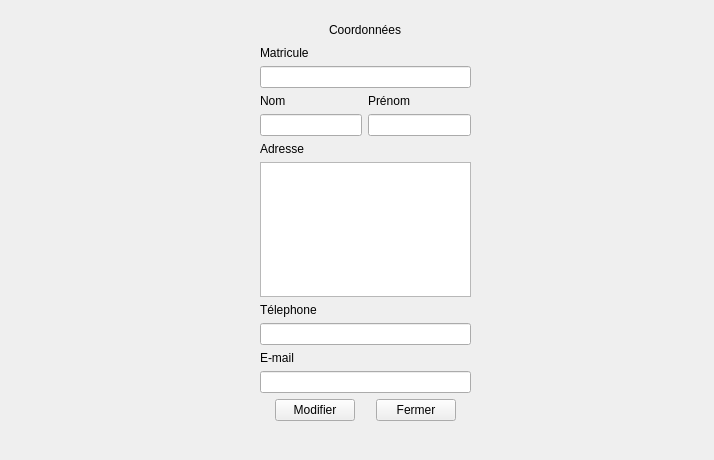
<?xml version="1.0" encoding="UTF-8"?>
<ui version="4.0">
 <class>interface</class>
 <widget class="QWidget" name="interface">
  <property name="geometry">
   <rect>
    <x>0</x>
    <y>0</y>
    <width>714</width>
    <height>460</height>
   </rect>
  </property>
  <property name="windowTitle">
   <string>Form</string>
  </property>
  <widget class="QWidget" name="">
   <property name="geometry">
    <rect>
     <x>260</x>
     <y>20</y>
     <width>211</width>
     <height>401</height>
    </rect>
   </property>
   <layout class="QVBoxLayout" name="verticalLayout_8">
    <item>
     <layout class="QHBoxLayout" name="horizontalLayout_3">
      <item>
       <spacer name="horizontalSpacer_4">
        <property name="orientation">
         <enum>Qt::Horizontal</enum>
        </property>
        <property name="sizeHint" stdset="0">
         <size>
          <width>40</width>
          <height>20</height>
         </size>
        </property>
       </spacer>
      </item>
      <item>
       <widget class="QLabel" name="label">
        <property name="text">
         <string>Coordonnées</string>
        </property>
       </widget>
      </item>
      <item>
       <spacer name="horizontalSpacer_5">
        <property name="orientation">
         <enum>Qt::Horizontal</enum>
        </property>
        <property name="sizeHint" stdset="0">
         <size>
          <width>40</width>
          <height>20</height>
         </size>
        </property>
       </spacer>
      </item>
     </layout>
    </item>
    <item>
     <layout class="QVBoxLayout" name="verticalLayout_7">
      <item>
       <layout class="QVBoxLayout" name="verticalLayout">
        <item>
         <widget class="QLabel" name="label_2">
          <property name="text">
           <string>Matricule</string>
          </property>
         </widget>
        </item>
        <item>
         <widget class="QLineEdit" name="lineEdit"/>
        </item>
       </layout>
      </item>
      <item>
       <layout class="QHBoxLayout" name="horizontalLayout">
        <item>
         <layout class="QVBoxLayout" name="verticalLayout_2">
          <item>
           <widget class="QLabel" name="label_3">
            <property name="text">
             <string>Nom</string>
            </property>
           </widget>
          </item>
          <item>
           <widget class="QLineEdit" name="lineEdit_2"/>
          </item>
         </layout>
        </item>
        <item>
         <layout class="QVBoxLayout" name="verticalLayout_3">
          <item>
           <widget class="QLabel" name="label_4">
            <property name="text">
             <string>Prénom</string>
            </property>
           </widget>
          </item>
          <item>
           <widget class="QLineEdit" name="lineEdit_3"/>
          </item>
         </layout>
        </item>
       </layout>
      </item>
      <item>
       <layout class="QVBoxLayout" name="verticalLayout_4">
        <item>
         <widget class="QLabel" name="label_5">
          <property name="text">
           <string>Adresse</string>
          </property>
         </widget>
        </item>
        <item>
         <widget class="QTextEdit" name="textEdit"/>
        </item>
       </layout>
      </item>
      <item>
       <layout class="QVBoxLayout" name="verticalLayout_5">
        <item>
         <widget class="QLabel" name="label_7">
          <property name="text">
           <string>Télephone </string>
          </property>
         </widget>
        </item>
        <item>
         <widget class="QLineEdit" name="lineEdit_4"/>
        </item>
       </layout>
      </item>
      <item>
       <layout class="QVBoxLayout" name="verticalLayout_6">
        <item>
         <widget class="QLabel" name="label_8">
          <property name="text">
           <string>E-mail</string>
          </property>
         </widget>
        </item>
        <item>
         <widget class="QLineEdit" name="lineEdit_5"/>
        </item>
       </layout>
      </item>
      <item>
       <layout class="QHBoxLayout" name="horizontalLayout_2">
        <item>
         <spacer name="horizontalSpacer">
          <property name="orientation">
           <enum>Qt::Horizontal</enum>
          </property>
          <property name="sizeHint" stdset="0">
           <size>
            <width>40</width>
            <height>20</height>
           </size>
          </property>
         </spacer>
        </item>
        <item>
         <widget class="QPushButton" name="pushButton">
          <property name="text">
           <string>Modifier</string>
          </property>
         </widget>
        </item>
        <item>
         <spacer name="horizontalSpacer_2">
          <property name="orientation">
           <enum>Qt::Horizontal</enum>
          </property>
          <property name="sizeHint" stdset="0">
           <size>
            <width>40</width>
            <height>20</height>
           </size>
          </property>
         </spacer>
        </item>
        <item>
         <widget class="QPushButton" name="pushButton_2">
          <property name="text">
           <string>Fermer</string>
          </property>
         </widget>
        </item>
        <item>
         <spacer name="horizontalSpacer_3">
          <property name="orientation">
           <enum>Qt::Horizontal</enum>
          </property>
          <property name="sizeHint" stdset="0">
           <size>
            <width>40</width>
            <height>20</height>
           </size>
          </property>
         </spacer>
        </item>
       </layout>
      </item>
     </layout>
    </item>
   </layout>
  </widget>
  <zorder>label_5</zorder>
  <zorder>label_7</zorder>
  <zorder>lineEdit_4</zorder>
  <zorder>layoutWidget</zorder>
  <zorder>label_3</zorder>
  <zorder>label</zorder>
  <zorder>textEdit</zorder>
  <zorder>lineEdit_3</zorder>
  <zorder>lineEdit_5</zorder>
  <zorder>lineEdit_2</zorder>
  <zorder>label_8</zorder>
  <zorder>label_4</zorder>
  <zorder>lineEdit_2</zorder>
  <zorder>pushButton</zorder>
  <zorder>pushButton_2</zorder>
  <zorder>horizontalSpacer</zorder>
  <zorder>horizontalSpacer_2</zorder>
  <zorder>horizontalSpacer_3</zorder>
  <zorder>label</zorder>
  <zorder>horizontalSpacer_4</zorder>
  <zorder>horizontalSpacer_5</zorder>
 </widget>
 <resources/>
 <connections/>
</ui>
